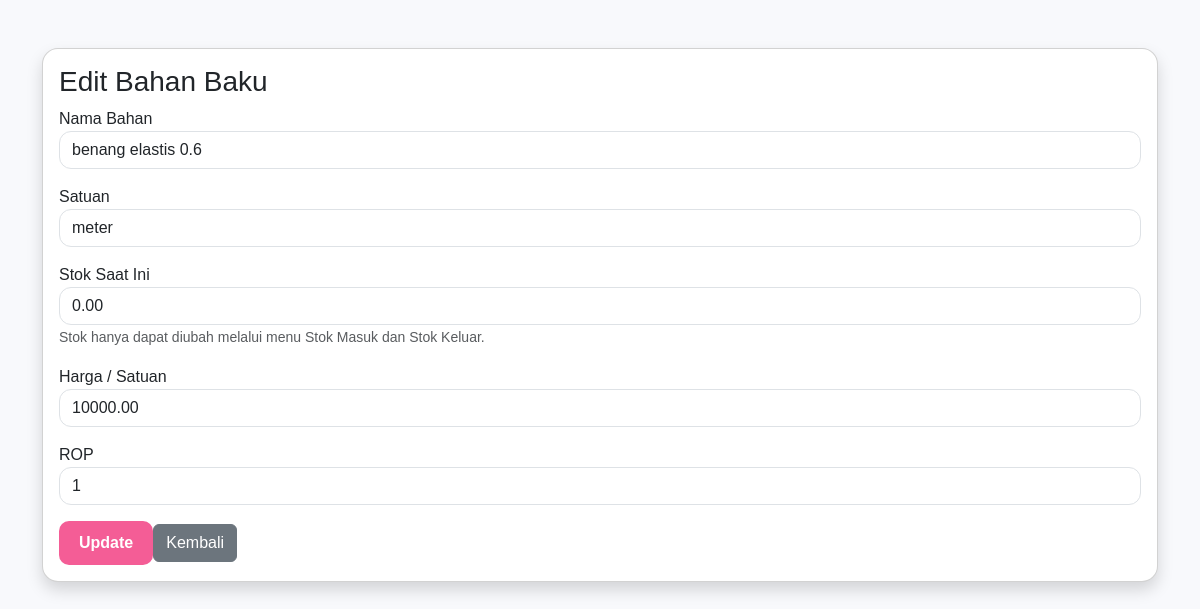
The app's page /haebeads/bahan_baku/edit.php?id=9 (signed in) with its own data.
### tables this page shows
CREATE TABLE `bahan_baku` (
  `id_bahan` int(11) NOT NULL,
  `nama_bahan` varchar(100) NOT NULL,
  `satuan` varchar(30) NOT NULL,
  `stok` decimal(10,2) NOT NULL DEFAULT 0.00,
  `harga_satuan` decimal(10,2) NOT NULL,
  `rop` int(11) NOT NULL
);

### haebeads/bahan_baku/edit.php (the view, shortened to what this page needs)
<?php
include "../config/koneksi.php";
$id = $_GET['id'];
$data = mysqli_query($conn,"SELECT * FROM bahan_baku WHERE id_bahan='$id'");
$d = mysqli_fetch_assoc($data);
?>
<!DOCTYPE html>
<html lang="id">
<head>
<link href="https://cdn.jsdelivr.net/npm/bootstrap@5.3.3/dist/css/bootstrap.min.css" rel="stylesheet">
<link rel="stylesheet" href="../assets/css/dashboard.css">
</head>
<body>
<div class="container mt-5">
<div class="card shadow rounded-4">
<div class="card-body">
<h3>Edit Bahan Baku</h3>
<form method="POST">
<div class="mb-3">
<label>Nama Bahan</label>
<input
type="text"
name="nama_bahan"
class="form-control"
value="<?= $d['nama_bahan']; ?>"
required>
</div>
<div class="mb-3">
<label>Satuan</label>
<input
type="text"
name="satuan"
class="form-control"
value="<?= $d['satuan']; ?>"
required>
</div>
<div class="mb-3">
<label>Stok Saat Ini</label>
<input
type="text"
class="form-control"
value="<?= $d['stok']; ?>"
readonly>
<small class="text-muted">
Stok hanya dapat diubah melalui menu Stok Masuk dan Stok Keluar.
</small>
</div>
<div class="mb-3">
<label>Harga / Satuan</label>
<input
type="number"
name="harga_satuan"
class="form-control"
value="<?= $d['harga_satuan']; ?>"
required>
</div>
<div class="mb-3">
<label>ROP</label>
<input
type="number"
name="rop"
class="form-control"
value="<?= $d['rop']; ?>"
required>
</div>
<button
type="submit"
name="update"
class="btn btn-pink">
Update
<button
type="button"
class="btn btn-secondary"
onclick="history.back();">
Kembali
</button>
</form>
</div>
</div>
</div>
</body>
</html>

### haebeads/assets/css/dashboard.css (style rules this page uses)
* { margin:0; padding:0; box-sizing:border-box; font-family:'Poppins',sans-serif; }
body { background:#f8f9fc; }
.btn-pink { background:#f56b9a; color:white; border-radius:10px; padding:10px 20px; font-weight:600; }
.btn-pink { background:#f45d96; color:white; border:none; }
.form-control { border-radius:12px; }
.card { border-radius:20px; }

### records on screen
bahan_baku: nama_bahan "benang elastis 0.6", satuan "meter", stok "0.00", harga_satuan "10000.00", rop "1"
